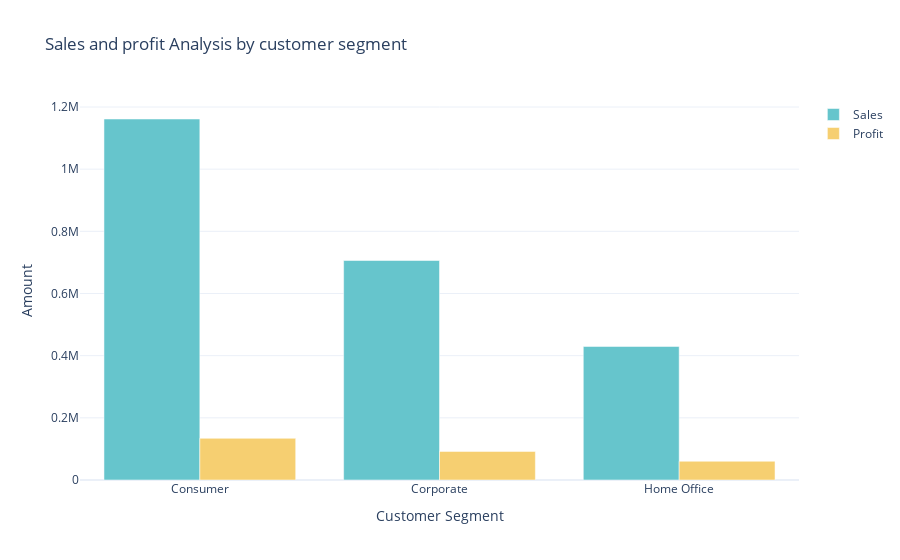

Notebook source saved alongside this figure:
### Code cell
#sales and profit customer segment
sales_profit_by_segment=df.groupby("Segment").agg({"Sales":"sum","Profit":"sum"}).reset_index()
color_palette=colors.qualitative.Pastel
fig=go.Figure()
fig.add_trace(go.Bar(x=sales_profit_by_segment["Segment"],
                     y=sales_profit_by_segment["Sales"],
                     name="Sales",
                     marker_color=color_palette[0]))

fig.add_trace(go.Bar(x=sales_profit_by_segment["Segment"],
                     y=sales_profit_by_segment["Profit"],
                     name="Profit",
                     marker_color=color_palette[1]))

fig.update_layout(title="Sales and profit Analysis by customer segment",
                   xaxis_title="Customer Segment",yaxis_title="Amount")

fig.show()

### Figure 1 — Plotly figure (JSON) as saved in the notebook; plotly's stock layout.template omitted (floating-point values rounded to 4 significant figures)
{"data": [{"marker": {"color": "rgb(102, 197, 204)"}, "name": "Sales", "type": "bar", "x": ["Consumer", "Corporate", "Home Office"], "y": [1161000.0, 706100.0, 429700.0]}, {"marker": {"color": "rgb(246, 207, 113)"}, "name": "Profit", "type": "bar", "x": ["Consumer", "Corporate", "Home Office"], "y": [134100.0, 91980.0, 60300.0]}], "layout": {"autosize": true, "title": {"text": "Sales and profit Analysis by customer segment"}, "xaxis": {"autorange": true, "range": [-0.5, 2.5], "title": {"text": "Customer Segment"}, "type": "category"}, "yaxis": {"autorange": true, "range": [0, 1223000.0], "title": {"text": "Amount"}, "type": "linear"}}}
